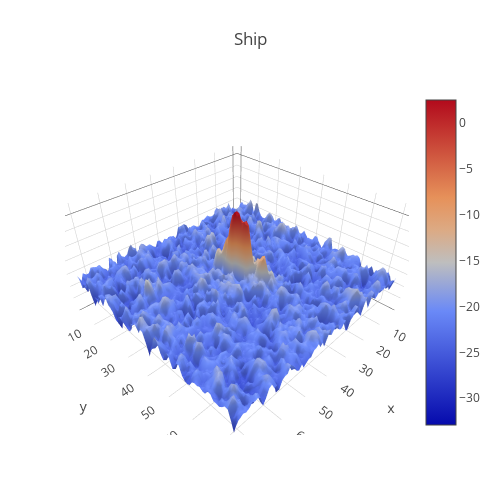

The notebook cell this image was saved under:
### Code cell
# take a look at ship in 3D
plot_3d_iceberg(X_band_1[18,:,:], 'Ship')

### Figure 1 — Plotly figure (JSON) as saved in the notebook; plotly's stock layout.template omitted (floating-point values rounded to 4 significant figures; data arrays with more than 128 entries replaced by an {"elided": "..."} marker saying what was removed)
{"data": [{"type": "surface", "z": {"elided": "75x75 float values"}}], "layout": {"autosize": false, "height": 500, "margin": {"b": 65, "l": 65, "r": 50, "t": 90}, "title": "Ship", "width": 500}}
